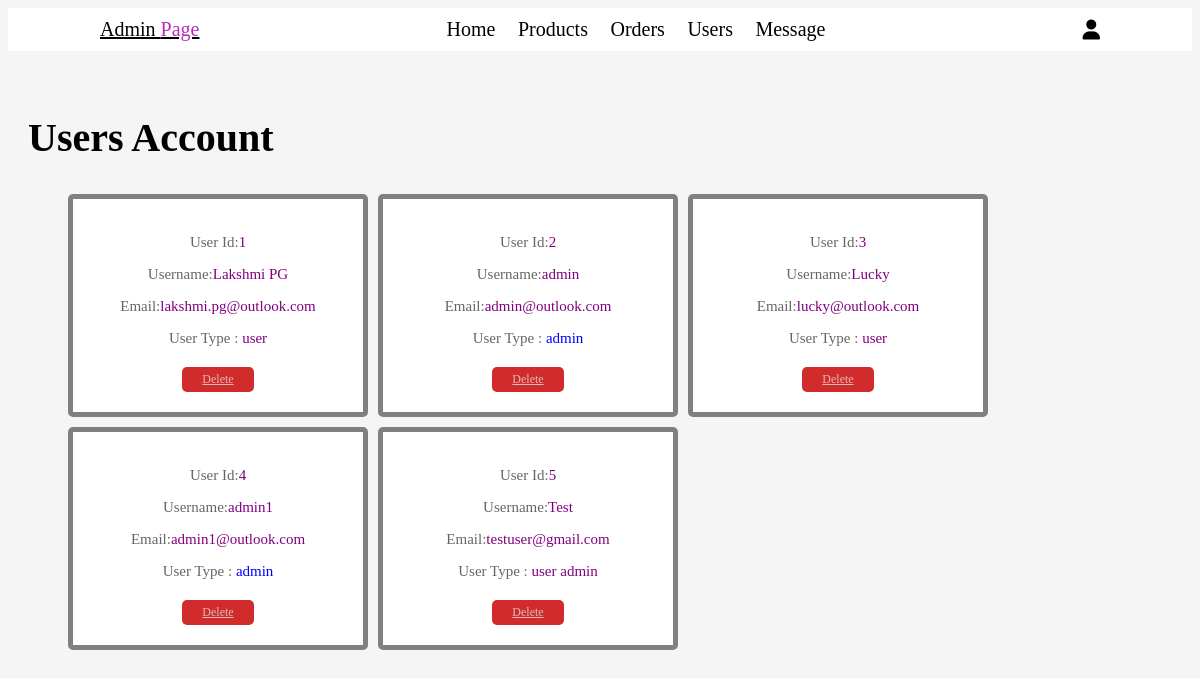
The page /users.php (signed in) on the database its author committed.
### tables this page shows
CREATE TABLE `users` (
  `id` int(11) NOT NULL,
  `name` varchar(255) NOT NULL,
  `email` varchar(255) NOT NULL,
  `password` varchar(255) NOT NULL,
  `user_type` varchar(255) NOT NULL DEFAULT 'user'
);

### users.php (the view, shortened to what this page needs)
<?php
include('config.php');
?>
<!DOCTYPE html>
<html lang="en">
<head>
    <link rel="stylesheet" href="css/admin.css">
    <link rel="stylesheet" href="https://cdnjs.cloudflare.com/ajax/libs/font-awesome/6.1.1/css/all.min.css">
</head>
<body>
<?php include('admin_header.php');?>
<section class="users">
<h1 class="title">Users Account</h1>
<div class="box-container">
<?php
$select_users=mysqli_query($conn,"select * from users") or die('query failed');
if(mysqli_num_rows($select_users)>0){
while($fetch_users=mysqli_fetch_assoc($select_users)){
?>
<div class="box">
<p>User Id:<span><?php echo $fetch_users['id'];?></span></p>
<p>Username:<span><?php echo $fetch_users['name'];?></span></p>
<p>Email:<span><?php echo $fetch_users['email'];?></span></p>
<p>User Type : <span style="color:<?php if($fetch_users['user_type'] == 'admin'){ echo 'blue'; }; ?>"><?php echo $fetch_users['user_type']; ?></span></p>
<a href="users.php?delete=<?php echo $fetch_users['id'];?>" onclick="return confirm('Delete user');"class="delete-btn">Delete</a>
</div>
<?php
}
}
?>
</div>
</section>
</body>
</html>

### css/admin.css (style rules this page uses)
html { font-size:62.5%; scroll-behavior: smooth; scroll-padding-top: 6rem; overflow-x: hidden; }
body { background:whitesmoke ; }
section { padding:3rem 2rem; }
.title { font-size: 4rem; }
.btn,.delete-btn,.option-btn { display: inline-block; border-radius:.5rem; margin-top:1rem; font-size:1.2rem; color:rgb(220, 187, 187); cursor:pointer; padding:.5rem 2rem; text-transform: capitalize; }
.delete-btn { background-color: rgb(209, 43, 43); }
.users .box-container { display: grid; grid-template-columns: repeat(auto-fit,30rem); gap:1rem; max-width: 1000px; justify-content:center; }
.users .box-container .box { padding:2rem; border:.5rem solid grey; background-color: white; box-shadow: #999; border-radius: .5rem; text-align: center; }
.users .box-container .box p { font-size: 1.5rem; color:#666; margin-bottom: 1rem; }
.users .box-container .box p span { color: purple; }

### rows shown on the page
users: id "1", name "Lakshmi PG", email "lakshmi.pg@outlook.com", user_type "user"
users: id "2", name "admin", email "admin@outlook.com", user_type "admin"
users: id "3", name "Lucky", email "lucky@outlook.com", user_type "user"
users: id "4", name "admin1", email "admin1@outlook.com", user_type "admin"
users: id "5", name "Test", email "testuser@gmail.com", user_type "user admin"
